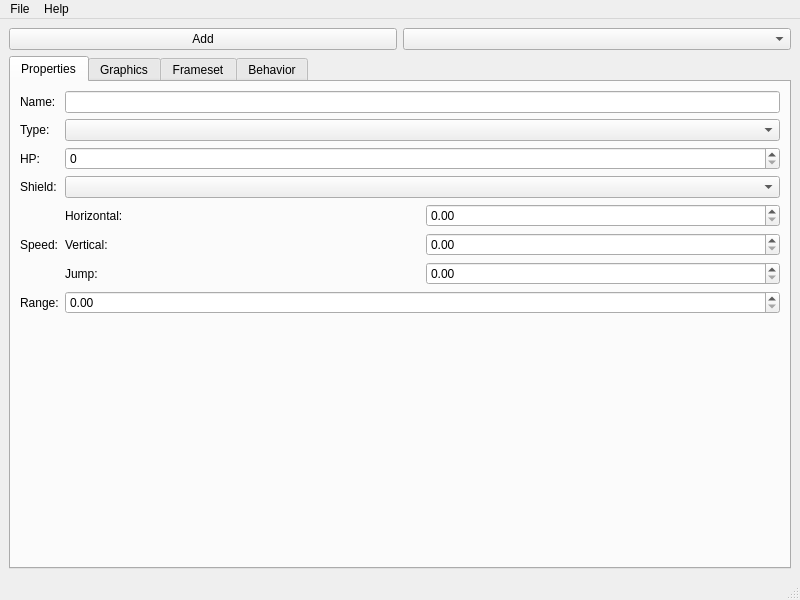
<?xml version="1.0" encoding="UTF-8"?>
<ui version="4.0">
 <class>MainWindow</class>
 <widget class="QMainWindow" name="MainWindow">
  <property name="geometry">
   <rect>
    <x>0</x>
    <y>0</y>
    <width>800</width>
    <height>600</height>
   </rect>
  </property>
  <property name="windowTitle">
   <string>MainWindow</string>
  </property>
  <widget class="QWidget" name="centralwidget">
   <layout class="QVBoxLayout" name="verticalLayout_3">
    <item>
     <layout class="QVBoxLayout" name="verticalLayout_2">
      <item>
       <layout class="QHBoxLayout" name="horizontalLayout">
        <item>
         <widget class="QPushButton" name="addEnemyPushButton">
          <property name="text">
           <string>Add</string>
          </property>
         </widget>
        </item>
        <item>
         <widget class="QComboBox" name="enemySelectorComboBox"/>
        </item>
       </layout>
      </item>
     </layout>
    </item>
    <item>
     <widget class="QTabWidget" name="tabWidget">
      <property name="currentIndex">
       <number>0</number>
      </property>
      <widget class="QWidget" name="tab_3">
       <attribute name="title">
        <string>Properties</string>
       </attribute>
       <layout class="QGridLayout" name="gridLayout_2">
        <item row="0" column="0">
         <layout class="QGridLayout" name="gridLayout">
          <item row="1" column="1">
           <widget class="QComboBox" name="enemyTypeComboBox"/>
          </item>
          <item row="3" column="0">
           <widget class="QLabel" name="label_4">
            <property name="text">
             <string>Shield:</string>
            </property>
           </widget>
          </item>
          <item row="2" column="1">
           <widget class="QSpinBox" name="enemyHPSpinBox"/>
          </item>
          <item row="5" column="1">
           <widget class="QDoubleSpinBox" name="enemyRangeDoubleSpinBox"/>
          </item>
          <item row="1" column="0">
           <widget class="QLabel" name="label_3">
            <property name="text">
             <string>Type:</string>
            </property>
           </widget>
          </item>
          <item row="4" column="1">
           <layout class="QGridLayout" name="gridLayout_3">
            <item row="0" column="0">
             <widget class="QLabel" name="label_7">
              <property name="text">
               <string>Horizontal:</string>
              </property>
             </widget>
            </item>
            <item row="2" column="0">
             <widget class="QLabel" name="label_9">
              <property name="text">
               <string>Jump:</string>
              </property>
             </widget>
            </item>
            <item row="1" column="0">
             <widget class="QLabel" name="label_8">
              <property name="text">
               <string>Vertical:</string>
              </property>
             </widget>
            </item>
            <item row="0" column="1">
             <widget class="QDoubleSpinBox" name="enemySpeedHorizontalDoubleSpinBox"/>
            </item>
            <item row="1" column="1">
             <widget class="QDoubleSpinBox" name="enemySpeedVerticalDoubleSpinBox"/>
            </item>
            <item row="2" column="1">
             <widget class="QDoubleSpinBox" name="enemySpeedJumpDoubleSpinBox"/>
            </item>
           </layout>
          </item>
          <item row="3" column="1">
           <widget class="QComboBox" name="enemyShieldComboBox"/>
          </item>
          <item row="4" column="0">
           <widget class="QLabel" name="label_5">
            <property name="text">
             <string>Speed:</string>
            </property>
           </widget>
          </item>
          <item row="0" column="1">
           <widget class="QLineEdit" name="enemyNameLineEdit"/>
          </item>
          <item row="2" column="0">
           <widget class="QLabel" name="label_2">
            <property name="text">
             <string>HP:</string>
            </property>
           </widget>
          </item>
          <item row="0" column="0">
           <widget class="QLabel" name="label">
            <property name="text">
             <string>Name:</string>
            </property>
           </widget>
          </item>
          <item row="5" column="0">
           <widget class="QLabel" name="label_6">
            <property name="text">
             <string>Range:</string>
            </property>
           </widget>
          </item>
          <item row="6" column="0">
           <spacer name="verticalSpacer_3">
            <property name="orientation">
             <enum>Qt::Vertical</enum>
            </property>
            <property name="sizeHint" stdset="0">
             <size>
              <width>20</width>
              <height>40</height>
             </size>
            </property>
           </spacer>
          </item>
         </layout>
        </item>
       </layout>
      </widget>
      <widget class="QWidget" name="tab_4">
       <attribute name="title">
        <string>Graphics</string>
       </attribute>
       <layout class="QGridLayout" name="gridLayout_4">
        <item row="0" column="0">
         <layout class="QHBoxLayout" name="horizontalLayout_2">
          <item>
           <layout class="QGridLayout" name="gridLayout_6">
            <property name="rightMargin">
             <number>0</number>
            </property>
            <item row="1" column="1">
             <layout class="QGridLayout" name="gridLayout_7">
              <item row="0" column="0">
               <widget class="QLabel" name="label_12">
                <property name="text">
                 <string>Width:</string>
                </property>
               </widget>
              </item>
              <item row="1" column="0">
               <widget class="QLabel" name="label_13">
                <property name="text">
                 <string>Height:</string>
                </property>
               </widget>
              </item>
              <item row="0" column="1">
               <widget class="QSpinBox" name="enemyGraphicWidthSpinBox"/>
              </item>
              <item row="1" column="1">
               <widget class="QSpinBox" name="enemyGraphicHeightSpinBox"/>
              </item>
             </layout>
            </item>
            <item row="1" column="0">
             <widget class="QLabel" name="label_11">
              <property name="text">
               <string>Size:</string>
              </property>
             </widget>
            </item>
            <item row="0" column="0">
             <widget class="QLabel" name="label_10">
              <property name="text">
               <string>File:</string>
              </property>
             </widget>
            </item>
            <item row="0" column="1">
             <widget class="QComboBox" name="enemyGraphicFilenameComboBox"/>
            </item>
            <item row="2" column="0">
             <spacer name="verticalSpacer_2">
              <property name="orientation">
               <enum>Qt::Vertical</enum>
              </property>
              <property name="sizeHint" stdset="0">
               <size>
                <width>20</width>
                <height>40</height>
               </size>
              </property>
             </spacer>
            </item>
           </layout>
          </item>
         </layout>
        </item>
       </layout>
      </widget>
      <widget class="QWidget" name="tab_5">
       <attribute name="title">
        <string>Frameset</string>
       </attribute>
       <layout class="QGridLayout" name="gridLayout_8">
        <item row="0" column="1">
         <widget class="QScrollArea" name="scrollArea">
          <property name="widgetResizable">
           <bool>true</bool>
          </property>
          <widget class="QWidget" name="scrollAreaWidgetContents">
           <property name="geometry">
            <rect>
             <x>0</x>
             <y>0</y>
             <width>264</width>
             <height>432</height>
            </rect>
           </property>
          </widget>
         </widget>
        </item>
        <item row="0" column="0">
         <layout class="QHBoxLayout" name="horizontalLayout_3">
          <item>
           <layout class="QGridLayout" name="gridLayout_9">
            <property name="leftMargin">
             <number>10</number>
            </property>
            <property name="rightMargin">
             <number>10</number>
            </property>
            <item row="2" column="1">
             <layout class="QGridLayout" name="gridLayout_5">
              <item row="1" column="2">
               <widget class="QLabel" name="label_22">
                <property name="text">
                 <string>H:</string>
                </property>
               </widget>
              </item>
              <item row="1" column="0">
               <widget class="QLabel" name="label_21">
                <property name="text">
                 <string>W:</string>
                </property>
               </widget>
              </item>
              <item row="0" column="0">
               <widget class="QLabel" name="label_19">
                <property name="text">
                 <string>X:</string>
                </property>
               </widget>
              </item>
              <item row="0" column="1">
               <widget class="QSpinBox" name="hitboxXSpinBox"/>
              </item>
              <item row="0" column="2">
               <widget class="QLabel" name="label_20">
                <property name="text">
                 <string>Y:</string>
                </property>
               </widget>
              </item>
              <item row="1" column="1">
               <widget class="QSpinBox" name="hitboxWSpinBox"/>
              </item>
              <item row="0" column="3">
               <widget class="QSpinBox" name="hitboxYSpinBox"/>
              </item>
              <item row="1" column="3">
               <widget class="QSpinBox" name="hitboxHSpinBox"/>
              </item>
             </layout>
            </item>
            <item row="3" column="0">
             <widget class="QLabel" name="label_18">
              <property name="text">
               <string>Vulnerable Box:</string>
              </property>
             </widget>
            </item>
            <item row="0" column="1">
             <widget class="QComboBox" name="framesetTypeComboBox"/>
            </item>
            <item row="1" column="0">
             <widget class="QLabel" name="label_15">
              <property name="text">
               <string>Frames:</string>
              </property>
             </widget>
            </item>
            <item row="3" column="1">
             <layout class="QGridLayout" name="gridLayout_10">
              <item row="0" column="2">
               <widget class="QLabel" name="label_24">
                <property name="text">
                 <string>Y:</string>
                </property>
               </widget>
              </item>
              <item row="0" column="0">
               <widget class="QLabel" name="label_23">
                <property name="text">
                 <string>X:</string>
                </property>
               </widget>
              </item>
              <item row="1" column="2">
               <widget class="QLabel" name="label_26">
                <property name="text">
                 <string>H:</string>
                </property>
               </widget>
              </item>
              <item row="1" column="0">
               <widget class="QLabel" name="label_25">
                <property name="text">
                 <string>W:</string>
                </property>
               </widget>
              </item>
              <item row="0" column="1">
               <widget class="QSpinBox" name="vulnerableBoxXSpinBox"/>
              </item>
              <item row="0" column="3">
               <widget class="QSpinBox" name="vulnerableBoxYSpinBox"/>
              </item>
              <item row="1" column="1">
               <widget class="QSpinBox" name="vulnerableBoxWSpinBox"/>
              </item>
              <item row="1" column="3">
               <widget class="QSpinBox" name="vulnerableBoxHSpinBox"/>
              </item>
             </layout>
            </item>
            <item row="2" column="0">
             <widget class="QLabel" name="label_17">
              <property name="text">
               <string>Hitbox:</string>
              </property>
             </widget>
            </item>
            <item row="0" column="0">
             <widget class="QLabel" name="label_14">
              <property name="text">
               <string>Type:</string>
              </property>
             </widget>
            </item>
            <item row="1" column="1">
             <layout class="QVBoxLayout" name="verticalLayout">
              <item>
               <layout class="QHBoxLayout" name="horizontalLayout_5">
                <property name="topMargin">
                 <number>0</number>
                </property>
                <item>
                 <widget class="QPushButton" name="framesetAddPushButton">
                  <property name="text">
                   <string>Add</string>
                  </property>
                 </widget>
                </item>
                <item>
                 <widget class="QPushButton" name="framesetRemovePushButton">
                  <property name="text">
                   <string>Remove</string>
                  </property>
                 </widget>
                </item>
                <item>
                 <widget class="QPushButton" name="framesetUpPushButton">
                  <property name="text">
                   <string>Up</string>
                  </property>
                 </widget>
                </item>
                <item>
                 <widget class="QPushButton" name="framesetDownPushButton">
                  <property name="text">
                   <string>Down</string>
                  </property>
                 </widget>
                </item>
               </layout>
              </item>
              <item>
               <widget class="QListWidget" name="framesetListWidget"/>
              </item>
              <item>
               <layout class="QHBoxLayout" name="horizontalLayout_6">
                <property name="topMargin">
                 <number>0</number>
                </property>
                <item>
                 <widget class="QLabel" name="label_16">
                  <property name="text">
                   <string>Frame Duration:</string>
                  </property>
                 </widget>
                </item>
                <item>
                 <widget class="QSpinBox" name="frameDurationSpinBox"/>
                </item>
               </layout>
              </item>
              <item>
               <layout class="QHBoxLayout" name="horizontalLayout_7">
                <property name="topMargin">
                 <number>0</number>
                </property>
                <item>
                 <widget class="QCheckBox" name="isAtacckFrameCheckBox">
                  <property name="text">
                   <string>Is Attack Frame</string>
                  </property>
                 </widget>
                </item>
               </layout>
              </item>
             </layout>
            </item>
            <item row="4" column="0">
             <spacer name="verticalSpacer">
              <property name="orientation">
               <enum>Qt::Vertical</enum>
              </property>
              <property name="sizeHint" stdset="0">
               <size>
                <width>20</width>
                <height>40</height>
               </size>
              </property>
             </spacer>
            </item>
           </layout>
          </item>
         </layout>
        </item>
       </layout>
      </widget>
      <widget class="QWidget" name="tab">
       <attribute name="title">
        <string>Behavior</string>
       </attribute>
      </widget>
     </widget>
    </item>
   </layout>
  </widget>
  <widget class="QMenuBar" name="menubar">
   <property name="geometry">
    <rect>
     <x>0</x>
     <y>0</y>
     <width>800</width>
     <height>27</height>
    </rect>
   </property>
   <widget class="QMenu" name="menuFile">
    <property name="title">
     <string>File</string>
    </property>
    <addaction name="actionSave"/>
    <addaction name="actionQuit"/>
   </widget>
   <widget class="QMenu" name="menuHelp">
    <property name="title">
     <string>Help</string>
    </property>
    <addaction name="actionAbout"/>
   </widget>
   <addaction name="menuFile"/>
   <addaction name="menuHelp"/>
  </widget>
  <widget class="QStatusBar" name="statusbar"/>
  <action name="actionSave">
   <property name="text">
    <string>Save</string>
   </property>
  </action>
  <action name="actionQuit">
   <property name="text">
    <string>Quit</string>
   </property>
  </action>
  <action name="actionAbout">
   <property name="text">
    <string>About</string>
   </property>
  </action>
 </widget>
 <resources/>
 <connections/>
</ui>
